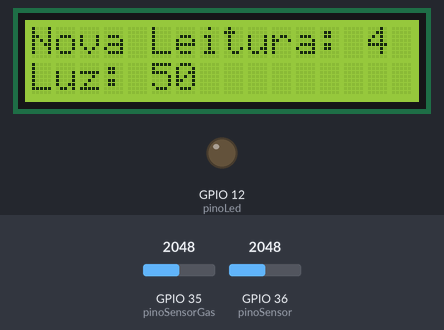
The sketch below on a simulated ESP32. On the bench: 16×2 character LCD, output pins drawn as LEDs (lit = HIGH). The test bench sets the inputs (shaded band); at power-on: GPIO 36 (pinoSensor) = 2048, GPIO 35 (pinoSensorGas) = 2048. WiFi joins after 1.5 s; servers stay silent unless stated; what the sketch prints to the serial monitor is not drawn.

Above: at 4.7 s.
4.8 s: GPIO 36 (pinoSensor) set to 2866
12.5 s: GPIO 35 (pinoSensorGas) set to 2866
At 20.1 s:
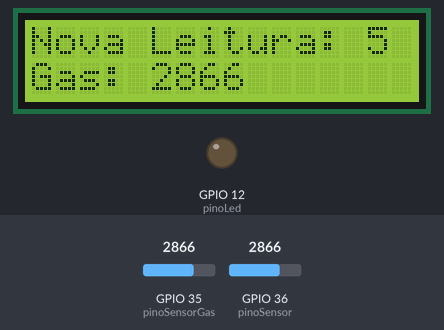
20.3 s: GPIO 35 (pinoSensorGas) set to 104
At 29.7 s:
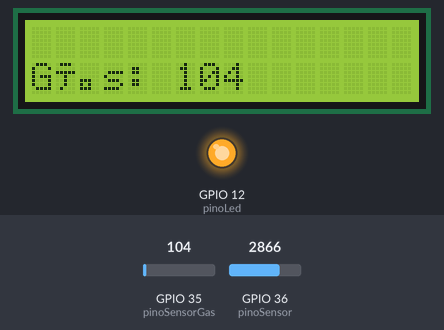
33.6 s: GPIO 35 (pinoSensorGas) set to 90
At 41.0 s:
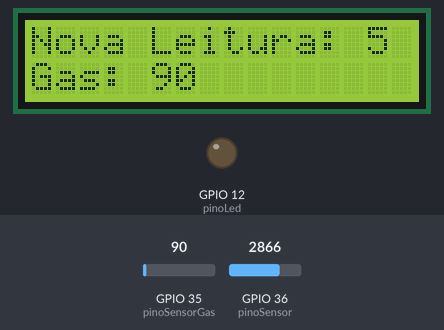
41.3 s: GPIO 36 (pinoSensor) set to 3603
At 45.09 s:
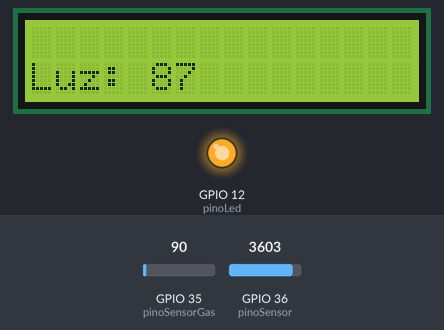
49.0 s: GPIO 36 (pinoSensor) set to 4095
At 55.9 s:
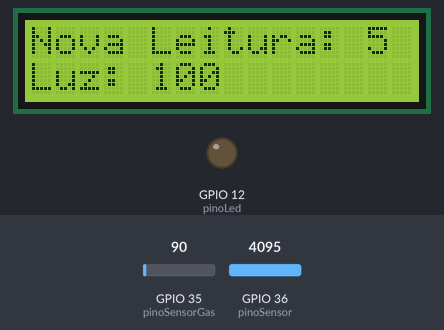
Timing chart, 0 to 57.4 s (numbered marks = the images above; inputs shaded):
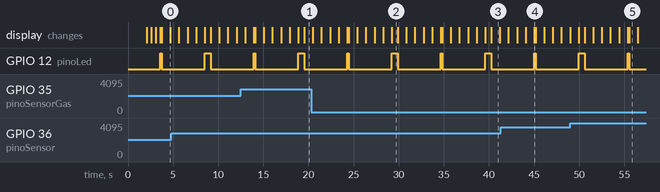

Measured:
- the behaviour switches between 100 and 99 on GPIO 35 (pinoSensorGas) (found by bisection; images 2 and 3)
- what the display in image 2 shows lasts 0.7 s, from 29.2 s to 29.9 s
- what the display in image 3 shows lasts 1.0 s, from 40.2 s to 41.2 s

The sketch:

ESP-32.ino
```cpp
#include <LiquidCrystal.h>
#define pinoSensor A0
#define pinoSensorGas A7
#define pinoLed 12
#include <FirebaseESP32.h>
#include <WiFi.h>
#include "dht.h"
dht DHT;

#define WIFI_SSID "Vivo-Internet-BF17"
#define WIFI_PASSWORD "78814222"


#define FIREBASE_HOST "https://extesteprova-default-rtdb.firebaseio.com/"
#define FIREBASE_AUTH "uBThbpjrMwVmf5XqR4uL5lUVU4hDhzHHfEC935yB"
FirebaseData firebaseData;
FirebaseJson json;

LiquidCrystal lcd(27,26,33,32,25,14);
void setup() {
  Serial.begin(9600); //Ligando o serial
  //Settando o lcd
  lcd.begin(16,2);
  lcd.clear();
  lcd.setCursor(3,0);
  lcd.print("Iniciar!!!");
  delay(2000);


  lcd.clear();
  lcd.setCursor(3,0);
  lcd.print("Conectando");
  WiFi.begin(WIFI_SSID, WIFI_PASSWORD); //Ligando o WIFI
  while(WiFi.status() != WL_CONNECTED){
    Serial.print(".");
    lcd.print(".");
    delay(500);
  }
  Serial.println("Conectado!");
  Serial.print("Connected with IP: ");
  Serial.println(WiFi.localIP());

  //Settando os pinos que iremos usar
  pinMode(pinoSensor, INPUT);
  pinMode(pinoLed, OUTPUT);
  digitalWrite(pinoLed, LOW);


  //Settando o Firebase
  Firebase.begin(FIREBASE_HOST, FIREBASE_AUTH);
  Firebase.reconnectWiFi(true);
  Firebase.setReadTimeout(firebaseData, 1000 * 60);
  Firebase.setwriteSizeLimit(firebaseData, "tiny");

}

void loop() {
  int gas = analogRead(pinoSensorGas);
  digitalWrite(pinoLed, HIGH);
  lcd.clear();
  int luminosidade = analogRead(pinoSensor);
  Serial.println(luminosidade);
  int luminosidade_pct = map(luminosidade, 0, 4095, 0, 100);
  Serial.println(luminosidade_pct);

  lcd.clear();
  lcd.setCursor(0,1);
  lcd.print("Luz: ");
  lcd.print(luminosidade_pct);

  json.set("/Luminosidade", luminosidade_pct);
  json.set("/analogLuminosidade", luminosidade);
  Firebase.updateNode(firebaseData, "/LumiSensor", json);
  digitalWrite(pinoLed, LOW);


  for (int i = 5; i > 0; i--){
    lcd.clear();
    lcd.setCursor(0,0);
    lcd.print("Nova Leitura: ");
    lcd.print(i);
    lcd.setCursor(0,1);
    lcd.print("Luz: ");
    lcd.print(luminosidade_pct);
    delay(950);
  }
  digitalWrite(pinoLed, HIGH);
  lcd.clear();
  lcd.setCursor(0,1);
  lcd.print("Gás: ");
  lcd.print(gas);

  json.set("/Gás", gas);
  Firebase.updateNode(firebaseData, "/LumiSensor", json);

  delay(500);
  digitalWrite(pinoLed, LOW);
  for (int i = 5; i > 0; i--){
    lcd.clear();
    lcd.setCursor(0,0);
    lcd.print("Nova Leitura: ");
    lcd.print(i);
    lcd.setCursor(0,1);
    lcd.print("Gas: ");
    lcd.print(gas);
    delay(950);
  }
}
```
